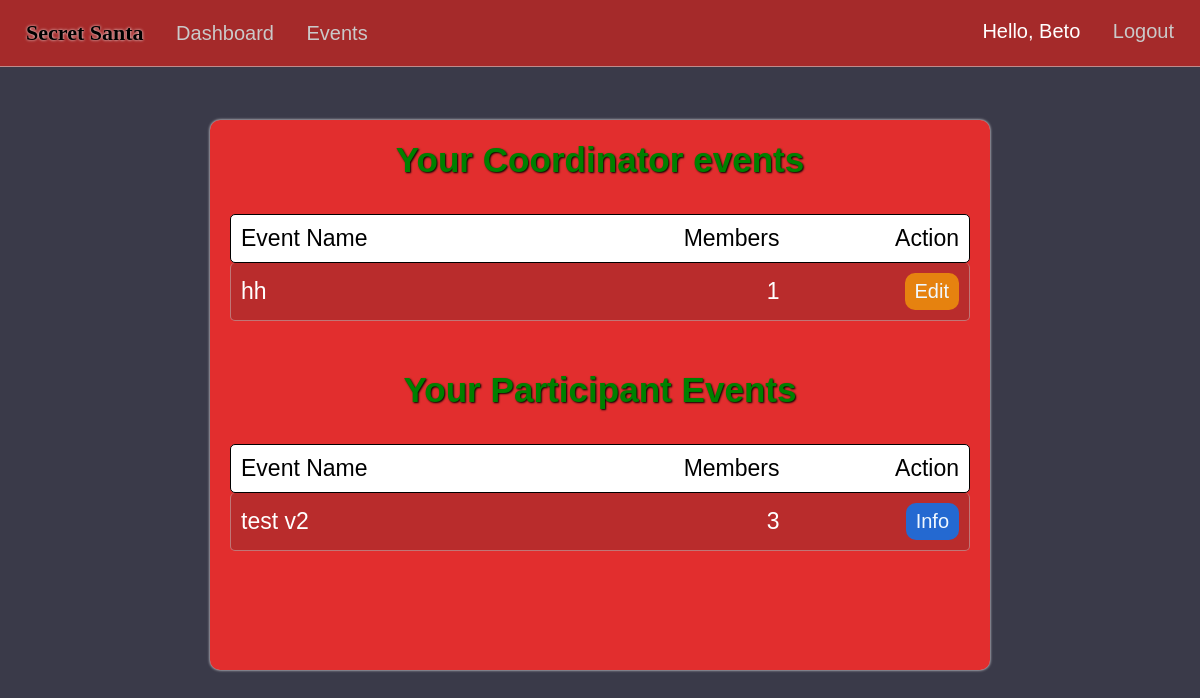
Before: /dashboard (signed in) with the older database file.
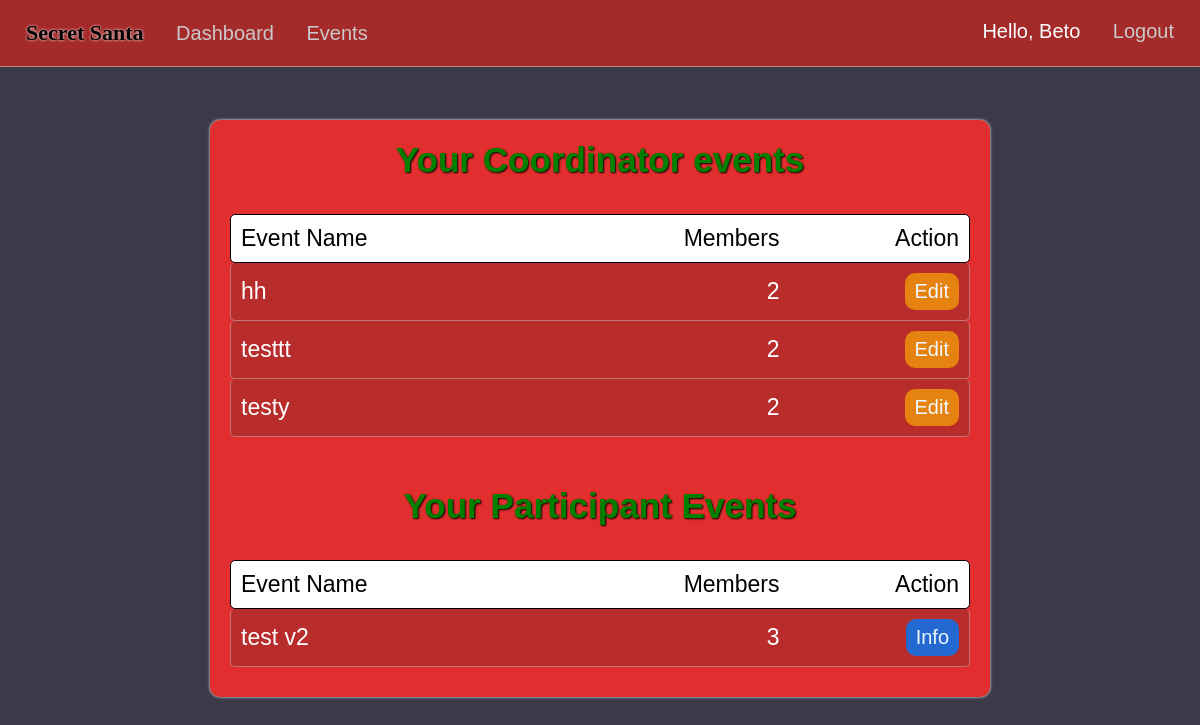
After: the same page with the newer database file.
### market/models.py (models this page shows, shortened)
class User(db.Model, UserMixin):
    id = db.Column(db.Integer(), primary_key=True)
    username = db.Column(db.String(length=30), nullable=False, unique=True)
    first_name = db.Column(db.String(length=50), nullable=False)
    last_name = db.Column(db.String(length=50), nullable=False)
    email_address = db.Column(db.String(length=50), nullable=False, unique=True)
    password_hash = db.Column(db.String(length=60), nullable=False)
    events = db.relationship('Event', backref='coordinator', lazy=True)
    events_attending = db.relationship('EventMembers', backref='attendees', lazy=True)
    @property
    def password(self):
        return self.password_hash

class EventMembers(db.Model):
    id = db.Column(db.Integer(), primary_key=True)
    event_id = db.Column(db.Integer(), db.ForeignKey('event.event_id'), nullable=False)
    user_id = db.Column(db.Integer(), db.ForeignKey('user.id'), nullable=False)
    status = db.Column(db.String(length=20))
    user = db.relationship('User', backref='event_members', lazy=True)
    events = db.relationship('Event', backref='event_link', lazy=True)

class Event(db.Model):
    event_id = db.Column(db.Integer(), primary_key=True)
    coordinator_id = db.Column(db.Integer(), db.ForeignKey('user.id'), nullable=False)
    event_name = db.Column(db.String(length=75), nullable=False, unique=True)
    event_date = db.Column(db.Date())
    event_status = db.Column(db.String(length=20))
    members = db.relationship('EventMembers', backref='attended_events', lazy=True)
    fields = db.relationship('EventFields', backref='event_for_field', lazy=True)
    filled_fields = db.relationship('UserEventFields', backref='FieldEvent', lazy=True)

### market/routes.py (the view)
@app.route("/dashboard")
@login_required
def dashboard_page():
    user_events=EventMembers.query.filter_by(user_id=current_user.id,status='member').all()
    return render_template('dashboard.html',user_events=user_events)

### market/models.py (called while the page is built)
@login_manager.user_loader
def load_user(user_id):
    return User.query.get(int(user_id))

### market/templates/dashboard.html (shortened to what this page needs)
{% extends 'base.html' %}
{% block style %}
<link rel= "stylesheet" type= "text/css" href= "{{ url_for('static',filename='styles/dashboard.css') }}">
{% endblock %}
{% block content %}
<center>
{% if user_events %}
  <div class="content-container">
  <div class="event-filled">
    <h3>Your Coordinator events</h3><br/>
    <div class="info-titles">
      <div class="event-info-interior">
        <p>Event Name</p>
        <p>Members</p>
      </div>
      <p>Action</p>
    </div>
  {% for event in user_events %}
    {% if event.attended_events.coordinator_id == current_user.id %}
      <div class="event-info">
        <div class="event-info-interior">
        <p>{{ event.attended_events.event_name }}</p>
        {% set count = [] %}
        {% for person in event.attended_events.members%}
          {% if person.status == 'member'%}
            {% set _ = count.append(person) %}
          {% endif %}
        {% endfor %}
        <p>{{count|length}}</p>
        </div>
        <a href="{{ url_for('event_info', event_id=event.event_id) }}"><button class="edit-btn">Edit</button></a>
      </div>
    {% endif %}
  {% endfor %}
  <br/>
  <h3 class="dash-title">Your Participant Events</h3><br/>
  <div class="info-titles">
    <div class="event-info-interior">
      <p>Event Name</p>
      <p>Members</p>
    </div>
    <p>Action</p>
  </div>
  {% for event in user_events %}
  {% if current_user.is_authenticated and event.attended_events.coordinator_id != current_user.id %}
    <div class="event-info">
      <div class="event-info-interior">
      <p>{{event.attended_events.event_name}}</p>
      <p class="members">{{ event.attended_events.members|length }}</p>
      </div>
      <a href="{{ url_for('event_info', event_id=event.event_id) }}"><button class="info-btn">Info</button></a>
    </div>
  {% endif %}
{% endfor %}
  </div>
  </div>
  {% endif%}
</center>
{% endblock %}

### market/templates/base.html (shortened to what this page needs)
<!DOCTYPE html>
<html lang="en">
<head>
  <link rel= "stylesheet" type= "text/css" href= "{{ url_for('static',filename='styles/main.css') }}">
  {% block style %}
  {% endblock %}
</head>
<body>
  <nav>
    <ul class="top-left-nav">
      <a href="{{ url_for('home_page') }}" ><li class="li-title">
        Secret Santa
      </li></a>
    {% if current_user.is_authenticated %}
      <li>
        <a href="{{ url_for('dashboard_page') }}" class="nav-item">Dashboard</a>
      </li>
      <li>
        <a href="{{ url_for('events_page') }}" class="nav-item">Events</a>
      </li>
    {% endif %}
    </ul>
    {% if current_user.is_authenticated %}
    <ul class="top-right-nav">
      <li>
        <p class="nav-name">Hello, {{ current_user.first_name.title() }} </p>
      </li>
      <li>
        <a class="nav-item" href="{{ url_for('logout_page') }}">Logout</a>
      </li>
    </ul>
    {% endif %}
  </nav>
  {% block content %}
  {% endblock %}
</body>
</html>

### market/static/styles/main.css (style rules this page uses)
* { margin: 0px; box-sizing: border-box; }
body { margin-top: 66px; font-family: Arial, Helvetica, sans-serif; background-color: rgb(58, 58, 73); color: white; padding: 0px 10px; padding-bottom: 80px; }
nav { display: flex; justify-content: space-between; background-color: brown; padding: 20px 20px; position: fixed; right: 0px; left: 0px; top:0px; z-index: 1000; color: black; font-family:'Gill Sans', 'Gill Sans MT', Calibri, 'Trebuchet MS', sans-serif; font-size: 20px; border-bottom: 1px solid rgba(209, 208, 208, 0.589); }
.li-title { font-weight: bolder; font-size: 22px; font-family: 'Grinched'; text-shadow: 0px 0px 3px white; }
.top-left-nav { list-style: none; padding: 0px; display: inline-block; }
.top-left-nav li,.top-right-nav li { display: inline-block; margin-right: 6px; margin-left: 6px; }
.top-right-nav { list-style: none; padding: 0px; display: inline-block; }
.nav-item { text-decoration: none; color: rgb(202, 201, 201); margin-left: 15px; }
.nav-name { text-decoration: none; color: rgb(255, 255, 255); }
a { text-decoration: none; color: Black; }

### market/static/styles/dashboard.css (style rules this page uses)
.event-filled { margin-left: 20px; margin-right: 20px; padding-bottom: 30px; margin-top: 120px; color: white; min-height: 550px; max-width: 780px; background-color: rgb(226, 46, 46); border-radius: 10px; box-shadow: 0px 0px 3px white; font-size: 30px; padding-top: 20px; font-family: 'Grinched', 'Gill Sans', 'Gill Sans MT', Calibri, 'Trebuchet MS', sans-serif; }
h3 { text-shadow: 1px 1px 2px black; color: green; }
.info-titles { color: black; display: flex; justify-content: space-between; padding: 10px; margin-left: 20px; margin-right: 20px; background-color: rgb(255, 255, 255); border-bottom: 1px solid rgba(201, 201, 201, 0.475); border-radius: 5px; align-items:center; font-size: 23px; border: 1px solid rgb(0, 0, 0); }
.event-info { display: flex; justify-content: space-between; padding: 10px; margin-left: 20px; margin-right: 20px; background-color: rgba(165, 44, 44, 0.664); border-bottom: 1px solid rgba(201, 201, 201, 0.475); border-radius: 5px; align-items:center; font-size: 23px; border-right: 1px solid rgba(201, 201, 201, 0.475); border-left: 1px solid rgba(201, 201, 201, 0.475); font-family: 'Gill Sans', 'Gill Sans MT', Calibri, 'Trebuchet MS', sans-serif; }
.event-info-interior { display: flex; width: 75%; font-size: 23px; justify-content: space-between; }
.dash-title { margin-top: 15px; }
.info-btn { cursor: pointer; background-color: rgb(36, 105, 209); border: none; color: aliceblue; padding: 7px 10px; border-radius: 10px; font-size: 20px; font-family: 'Gill Sans', 'Gill Sans MT', Calibri, 'Trebuchet MS', sans-serif; }
.edit-btn { cursor: pointer; background-color: rgb(230, 130, 15); border: none; color: aliceblue; padding: 7px 10px; border-radius: 10px; font-size: 20px; font-family: 'Gill Sans', 'Gill Sans MT', Calibri, 'Trebuchet MS', sans-serif; }

Changed rows visible on the page:
computed for EventMembers "hh": count "1" → "2"
added EventMembers: attended_events.event_name "testtt", count "2", shown under "Your Coordinator events"
added EventMembers: attended_events.event_name "testy", count "2", shown under "Your Coordinator events"
